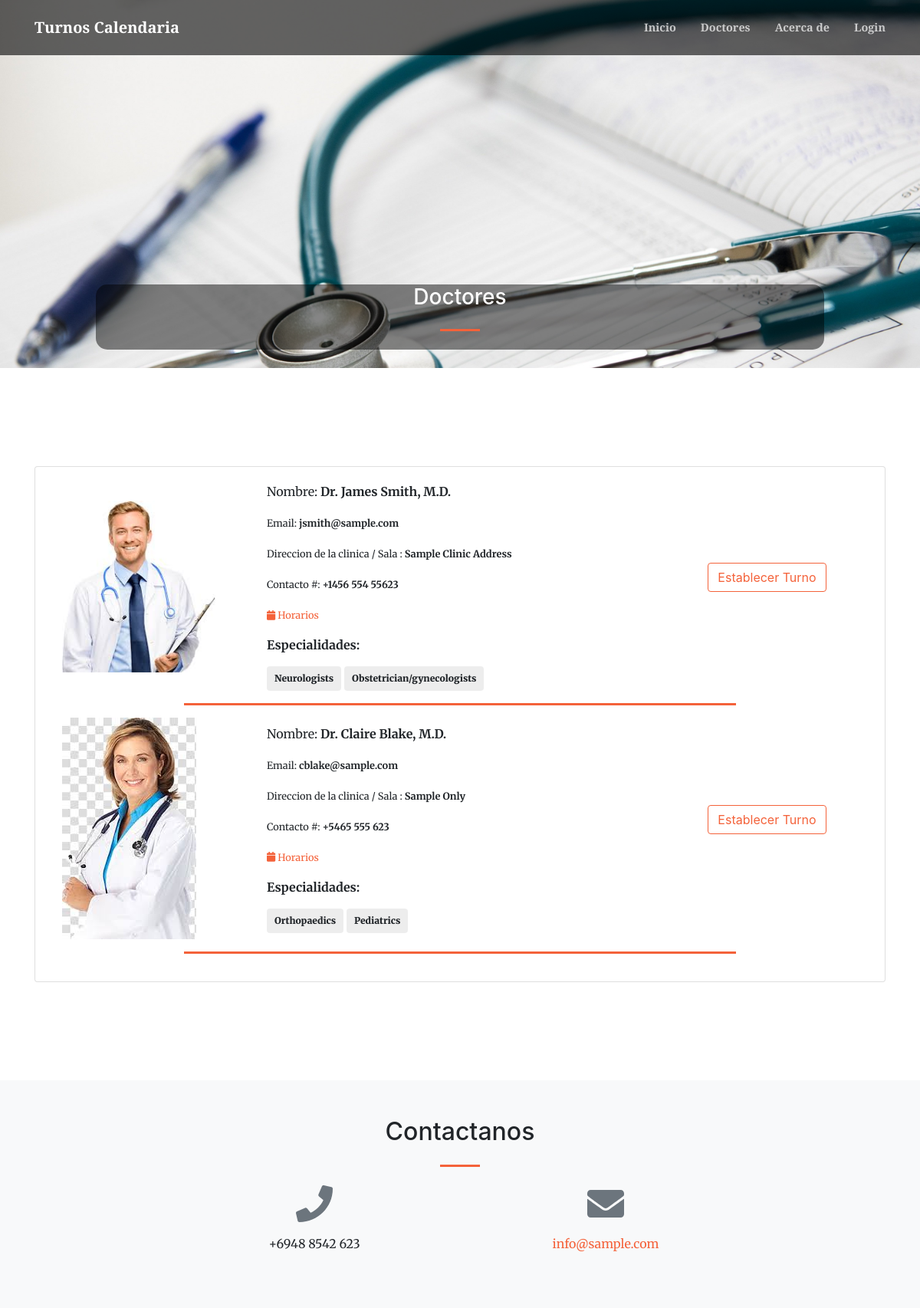
The app's page /index.php?page=doctors with its own data.
### tables this page shows
CREATE TABLE `doctors_list` (
  `id` int(30) NOT NULL,
  `name` text NOT NULL,
  `name_pref` varchar(100) NOT NULL,
  `clinic_address` text NOT NULL,
  `contact` text NOT NULL,
  `email` text NOT NULL,
  `specialty_ids` text NOT NULL,
  `img_path` text NOT NULL,
  `date_created` datetime NOT NULL DEFAULT current_timestamp()
);

### doctors.php (the view, shortened to what this page needs)
<?php include 'admin/db_connect.php';
	$special = $conn->query("SELECT * FROM medical_specialty");
	$ms_arr = array();
	while ($row=$special->fetch_assoc()) {
		$ms_arr[$row['id']] = $row['name'];
	}
?>
        <header class="masthead">
            <div class="container h-100">
                <div class="row h-100 align-items-center justify-content-center text-center">
                    <div class="col-lg-10 align-self-end mb-4 page-title">
                    	<h3 class="text-white">Doctores</h3>
                        <hr class="divider my-4" />
                    </div>
                </div>
            </div>
        </header>
	<section class="page-section" id="doctors" >
        <div class="container">
        	<div class="card">
        		<div class="card-body">
        			<div class="col-lg-12">
				<?php
				$where = "";
				$cats = $conn->query("SELECT * FROM doctors_list ".$where." order by id asc");
				while($row=$cats->fetch_assoc()):
				?>
				<div class="row align-items-center">
					<div class="col-md-3">
						<img src="assets/img/<?php echo $row['img_path'] ?>" alt="">
					</div>
					<div class="col-md-6">
						 <p>Nombre: <b><?php echo "Dr. ".$row['name'].', '.$row['name_pref'] ?></b></p>
						 <p><small>Email: <b><?php echo $row['email'] ?></b></small></p>
						 <p><small>Direccion de la clinica / Sala : <b><?php echo $row['clinic_address'] ?></b></small></p>
						 <p><small>Contacto #: <b><?php echo $row['contact'] ?></b></small></p>
						 <p><small><a href="javascript:void(0)" class="view_schedule" data-id="<?php echo $row['id'] ?>" data-name="<?php echo "Dr. ".$row['name'].', '.$row['name_pref'] ?>"><i class='fa fa-calendar'></i> Horarios</a></b></small></p>
						 <p><b>Especialidades:</b></p>
						 <div>
						 	<?php if(!empty($row['specialty_ids'])): ?>
						 	<?php
						 	foreach(explode(",", str_replace(array("[","]"),"",$row['specialty_ids'])) as $k => $val):
						 	?>
						 	<span class="badge badge-light" style="padding: 10px"><large><b><?php echo $ms_arr[$val] ?></b></large></span>
						 	<?php endforeach; ?>
						 	<?php endif; ?>
						 </div>
					</div>
					<div class="col-md-3 text-center align-self-end-sm">
						<button class="btn-outline-primary  btn  mb-4 set_appointment" type="button" data-id="<?php echo $row['id'] ?>"  data-name="<?php echo "Dr. ".$row['name'].', '.$row['name_pref'] ?>">Establecer Turno</button>
					</div>
				</div>
				<hr class="divider" style="max-width: 60vw">
				<?php endwhile; ?>
				</div>
				</div>
        	</div>
        </div>
    </section>

### index.php (shortened to what this page needs)
<!DOCTYPE html>
<html lang="es">
    <?php
    include('header.php');
    ?>
    <body id="page-top">
        <nav class="navbar navbar-expand-lg navbar-light fixed-top py-3" id="mainNav">
            <div class="container">
                <a class="navbar-brand js-scroll-trigger" href="./">Turnos Calendaria</a>
                <div class="collapse navbar-collapse" id="navbarResponsive">
                    <ul class="navbar-nav ml-auto my-2 my-lg-0">
                        <li class="nav-item"><a class="nav-link js-scroll-trigger" href="index.php?page=home">Inicio</a></li>
                        <li class="nav-item"><a class="nav-link js-scroll-trigger" href="index.php?page=doctors"></span>Doctores</a></li>
                        <li class="nav-item"><a class="nav-link js-scroll-trigger" href="index.php?page=about">Acerca de</a></li>
                        <?php if(isset($_SESSION['login_id'])): ?>
                        <li class="nav-item"><a class="nav-link js-scroll-trigger" href="admin/ajax.php?action=logout2"><?php echo "Bienvenido ".$_SESSION['login_name'] ?> <i class="fa fa-power-off"></i></a></li>
                      <?php else: ?>
                        <li class="nav-item"><a class="nav-link js-scroll-trigger" href="javascript:void(0)" id="login_now">Login</a></li>
                      <?php endif; ?>
                    </ul>
                </div>
            </div>
        </nav>
        <?php
        $page = isset($_GET['page']) ?$_GET['page'] : "home";
        include $page.'.php';
        ?>
        <footer class="bg-light py-5">
            <div class="container">
                <div class="row justify-content-center">
                    <div class="col-lg-8 text-center">
                        <h2 class="mt-0">Contactanos</h2>
                        <hr class="divider my-4" />
                    </div>
                </div>
                <div class="row">
                    <div class="col-lg-4 ml-auto text-center mb-5 mb-lg-0">
                        <i class="fas fa-phone fa-3x mb-3 text-muted"></i>
                        <div><?php echo $_SESSION['setting_contact'] ?></div>
                    </div>
                    <div class="col-lg-4 mr-auto text-center">
                        <i class="fas fa-envelope fa-3x mb-3 text-muted"></i>
                        <a class="d-block" href="mailto:<?php echo $_SESSION['setting_email'] ?>"><?php echo $_SESSION['setting_email'] ?></a>
                    </div>
                </div>
            </div>
            <br>
        </footer>
    </body>
</html>

### header.php (shortened to what this page needs)
<link href="https://cdnjs.cloudflare.com/ajax/libs/magnific-popup.js/1.1.0/magnific-popup.min.css" rel="stylesheet" />
<link href="admin/assets/vendor/bootstrap-datepicker/css/bootstrap-datepicker.css" rel="stylesheet" />
<link href="css/styles.css" rel="stylesheet" />

### doctors.php (style rules this page uses)
#doctors img { max-height: 300px; max-width: 200px; }

### records on screen
doctors_list: img_path (picture), name "James Smith", name_pref "M.D.", email "jsmith@sample.com", clinic_address "Sample Clinic Address", contact "+1456 554 55623", specialty_ids "Neurologists", specialty_ids "Obstetrician/gynecologists"
doctors_list: img_path (picture), name "Claire Blake", name_pref "M.D.", email "cblake@sample.com", clinic_address "Sample Only", contact "+5465 555 623", specialty_ids "Orthopaedics", specialty_ids "Pediatrics"

### other values on screen
$_SESSION['setting_contact'] "+6948 8542 623"
$_SESSION['setting_email'] "info@sample.com"
